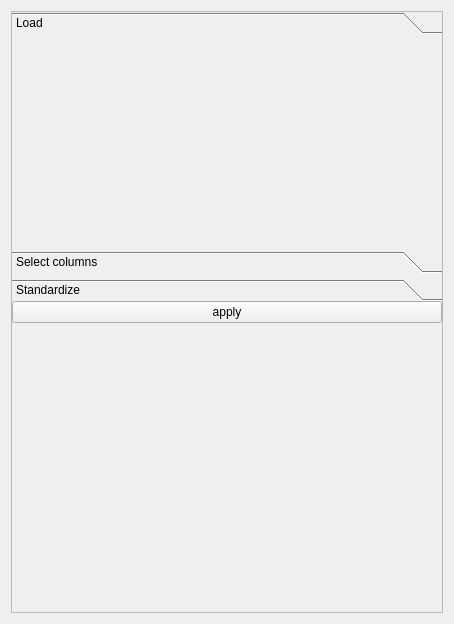
<?xml version="1.0" encoding="UTF-8"?>
<ui version="4.0">
 <class>Form</class>
 <widget class="QWidget" name="Form">
  <property name="geometry">
   <rect>
    <x>0</x>
    <y>0</y>
    <width>454</width>
    <height>624</height>
   </rect>
  </property>
  <property name="windowTitle">
   <string>Form</string>
  </property>
  <layout class="QVBoxLayout" name="verticalLayout">
   <item>
    <widget class="QScrollArea" name="scrollArea">
     <property name="widgetResizable">
      <bool>true</bool>
     </property>
     <widget class="QWidget" name="scrollAreaWidgetContents_3">
      <property name="geometry">
       <rect>
        <x>0</x>
        <y>0</y>
        <width>430</width>
        <height>600</height>
       </rect>
      </property>
      <layout class="QVBoxLayout" name="verticalLayout_2">
       <property name="spacing">
        <number>0</number>
       </property>
       <property name="leftMargin">
        <number>0</number>
       </property>
       <property name="topMargin">
        <number>0</number>
       </property>
       <property name="rightMargin">
        <number>0</number>
       </property>
       <property name="bottomMargin">
        <number>0</number>
       </property>
       <item>
        <widget class="QToolBox" name="toolBox">
         <property name="currentIndex">
          <number>0</number>
         </property>
         <widget class="QWidget" name="loadCSV">
          <property name="geometry">
           <rect>
            <x>0</x>
            <y>0</y>
            <width>430</width>
            <height>193</height>
           </rect>
          </property>
          <attribute name="label">
           <string>Load</string>
          </attribute>
         </widget>
         <widget class="QWidget" name="selectColumns">
          <property name="geometry">
           <rect>
            <x>0</x>
            <y>0</y>
            <width>430</width>
            <height>193</height>
           </rect>
          </property>
          <attribute name="label">
           <string>Select columns</string>
          </attribute>
         </widget>
         <widget class="QWidget" name="standardize">
          <property name="geometry">
           <rect>
            <x>0</x>
            <y>0</y>
            <width>430</width>
            <height>193</height>
           </rect>
          </property>
          <attribute name="label">
           <string>Standardize</string>
          </attribute>
         </widget>
        </widget>
       </item>
       <item>
        <widget class="QPushButton" name="apply">
         <property name="text">
          <string>apply</string>
         </property>
        </widget>
       </item>
       <item>
        <spacer name="verticalSpacer_3">
         <property name="orientation">
          <enum>Qt::Vertical</enum>
         </property>
         <property name="sizeHint" stdset="0">
          <size>
           <width>20</width>
           <height>40</height>
          </size>
         </property>
        </spacer>
       </item>
      </layout>
     </widget>
    </widget>
   </item>
  </layout>
 </widget>
 <resources/>
 <connections/>
</ui>
